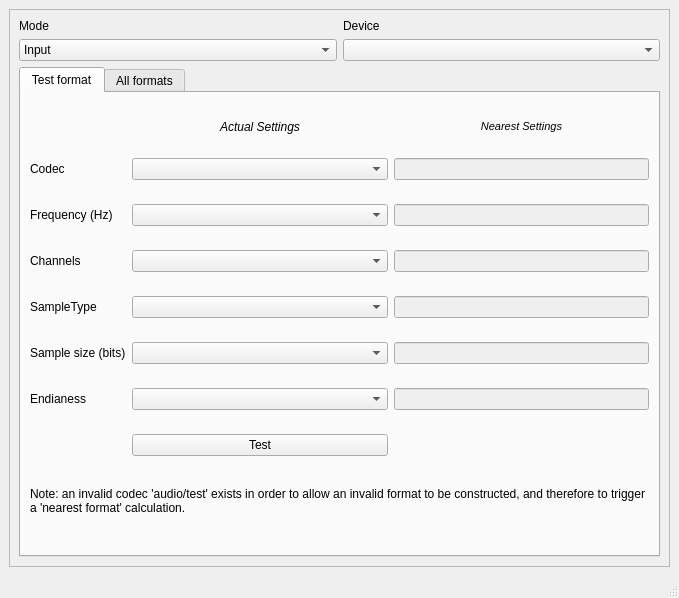
<?xml version="1.0" encoding="UTF-8"?>
<ui version="4.0">
 <class>AudioDevicesBase</class>
 <widget class="QMainWindow" name="AudioDevicesBase">
  <property name="geometry">
   <rect>
    <x>0</x>
    <y>0</y>
    <width>679</width>
    <height>598</height>
   </rect>
  </property>
  <property name="windowTitle">
   <string>Audio Devices</string>
  </property>
  <widget class="QWidget" name="centralwidget">
   <layout class="QVBoxLayout" name="verticalLayout">
    <item>
     <widget class="QScrollArea" name="scrollArea">
      <property name="sizePolicy">
       <sizepolicy hsizetype="Expanding" vsizetype="Expanding">
        <horstretch>0</horstretch>
        <verstretch>0</verstretch>
       </sizepolicy>
      </property>
      <property name="widgetResizable">
       <bool>true</bool>
      </property>
      <widget class="QWidget" name="scrollAreaWidgetContents">
       <property name="geometry">
        <rect>
         <x>0</x>
         <y>0</y>
         <width>659</width>
         <height>558</height>
        </rect>
       </property>
       <layout class="QGridLayout" name="gridLayout_4">
        <item row="0" column="0">
         <layout class="QGridLayout" name="gridLayout_2">
          <item row="0" column="0">
           <widget class="QLabel" name="modeLabel">
            <property name="text">
             <string>Mode</string>
            </property>
           </widget>
          </item>
          <item row="0" column="1">
           <widget class="QLabel" name="deviceLabel">
            <property name="text">
             <string>Device</string>
            </property>
           </widget>
          </item>
          <item row="1" column="0">
           <widget class="QComboBox" name="modeBox">
            <item>
             <property name="text">
              <string>Input</string>
             </property>
            </item>
            <item>
             <property name="text">
              <string>Output</string>
             </property>
            </item>
           </widget>
          </item>
          <item row="1" column="1">
           <widget class="QComboBox" name="deviceBox"/>
          </item>
          <item row="2" column="0" colspan="2">
           <widget class="QTabWidget" name="tabWidget">
            <property name="currentIndex">
             <number>0</number>
            </property>
            <widget class="QWidget" name="testFormatTab">
             <attribute name="title">
              <string>Test format</string>
             </attribute>
             <layout class="QGridLayout" name="gridLayout">
              <item row="0" column="1">
               <widget class="QLabel" name="actualLabel">
                <property name="sizePolicy">
                 <sizepolicy hsizetype="Preferred" vsizetype="Fixed">
                  <horstretch>0</horstretch>
                  <verstretch>0</verstretch>
                 </sizepolicy>
                </property>
                <property name="frameShape">
                 <enum>QFrame::NoFrame</enum>
                </property>
                <property name="frameShadow">
                 <enum>QFrame::Plain</enum>
                </property>
                <property name="text">
                 <string>&lt;i&gt;Actual Settings&lt;/i&gt;</string>
                </property>
                <property name="textFormat">
                 <enum>Qt::RichText</enum>
                </property>
                <property name="alignment">
                 <set>Qt::AlignCenter</set>
                </property>
               </widget>
              </item>
              <item row="0" column="2">
               <widget class="QLabel" name="nearestLabel">
                <property name="sizePolicy">
                 <sizepolicy hsizetype="Preferred" vsizetype="Fixed">
                  <horstretch>0</horstretch>
                  <verstretch>0</verstretch>
                 </sizepolicy>
                </property>
                <property name="frameShape">
                 <enum>QFrame::NoFrame</enum>
                </property>
                <property name="frameShadow">
                 <enum>QFrame::Plain</enum>
                </property>
                <property name="text">
                 <string>&lt;!DOCTYPE HTML PUBLIC &quot;-//W3C//DTD HTML 4.0//EN&quot; &quot;http://www.w3.org/TR/REC-html40/strict.dtd&quot;&gt;
&lt;html&gt;&lt;head&gt;&lt;meta name=&quot;qrichtext&quot; content=&quot;1&quot; /&gt;&lt;style type=&quot;text/css&quot;&gt;
p, li { white-space: pre-wrap; }
&lt;/style&gt;&lt;/head&gt;&lt;body style=&quot; font-family:'MS Shell Dlg 2'; font-size:8.25pt; font-weight:400; font-style:normal;&quot;&gt;
&lt;p style=&quot; margin-top:0px; margin-bottom:0px; margin-left:0px; margin-right:0px; -qt-block-indent:0; text-indent:0px;&quot;&gt;&lt;span style=&quot; font-style:italic;&quot;&gt;Nearest Settings&lt;/span&gt;&lt;/p&gt;&lt;/body&gt;&lt;/html&gt;</string>
                </property>
                <property name="textFormat">
                 <enum>Qt::RichText</enum>
                </property>
                <property name="alignment">
                 <set>Qt::AlignCenter</set>
                </property>
               </widget>
              </item>
              <item row="3" column="1">
               <widget class="QComboBox" name="frequencyBox">
                <property name="sizePolicy">
                 <sizepolicy hsizetype="Expanding" vsizetype="Fixed">
                  <horstretch>0</horstretch>
                  <verstretch>0</verstretch>
                 </sizepolicy>
                </property>
               </widget>
              </item>
              <item row="3" column="2">
               <widget class="QLineEdit" name="nearestFreq">
                <property name="enabled">
                 <bool>false</bool>
                </property>
               </widget>
              </item>
              <item row="5" column="1">
               <widget class="QComboBox" name="channelsBox"/>
              </item>
              <item row="5" column="2">
               <widget class="QLineEdit" name="nearestChannel">
                <property name="enabled">
                 <bool>false</bool>
                </property>
               </widget>
              </item>
              <item row="9" column="1">
               <widget class="QComboBox" name="sampleSizesBox"/>
              </item>
              <item row="9" column="2">
               <widget class="QLineEdit" name="nearestSampleSize">
                <property name="enabled">
                 <bool>false</bool>
                </property>
               </widget>
              </item>
              <item row="14" column="1">
               <widget class="QComboBox" name="endianBox"/>
              </item>
              <item row="14" column="2">
               <widget class="QLineEdit" name="nearestEndian">
                <property name="enabled">
                 <bool>false</bool>
                </property>
               </widget>
              </item>
              <item row="15" column="1">
               <widget class="QPushButton" name="testButton">
                <property name="text">
                 <string>Test</string>
                </property>
               </widget>
              </item>
              <item row="15" column="2">
               <widget class="QLabel" name="testResult">
                <property name="text">
                 <string/>
                </property>
               </widget>
              </item>
              <item row="3" column="0">
               <widget class="QLabel" name="actualFreqLabel">
                <property name="text">
                 <string>Frequency (Hz)</string>
                </property>
               </widget>
              </item>
              <item row="5" column="0">
               <widget class="QLabel" name="actualChannelLabel">
                <property name="text">
                 <string>Channels</string>
                </property>
               </widget>
              </item>
              <item row="9" column="0">
               <widget class="QLabel" name="actualSampleSizeLabel">
                <property name="text">
                 <string>Sample size (bits)</string>
                </property>
               </widget>
              </item>
              <item row="14" column="0">
               <widget class="QLabel" name="actualEndianLabel">
                <property name="text">
                 <string>Endianess</string>
                </property>
               </widget>
              </item>
              <item row="16" column="0" colspan="3">
               <widget class="QLabel" name="label">
                <property name="sizePolicy">
                 <sizepolicy hsizetype="Preferred" vsizetype="Fixed">
                  <horstretch>0</horstretch>
                  <verstretch>0</verstretch>
                 </sizepolicy>
                </property>
                <property name="text">
                 <string>Note: an invalid codec 'audio/test' exists in order to allow an invalid format to be constructed, and therefore to trigger a 'nearest format' calculation.</string>
                </property>
                <property name="wordWrap">
                 <bool>true</bool>
                </property>
               </widget>
              </item>
              <item row="2" column="0">
               <widget class="QLabel" name="actualCodecLabel">
                <property name="text">
                 <string>Codec</string>
                </property>
               </widget>
              </item>
              <item row="2" column="2">
               <widget class="QLineEdit" name="nearestCodec">
                <property name="enabled">
                 <bool>false</bool>
                </property>
               </widget>
              </item>
              <item row="2" column="1">
               <widget class="QComboBox" name="codecsBox"/>
              </item>
              <item row="6" column="0">
               <widget class="QLabel" name="actualSampleTypeLabel">
                <property name="text">
                 <string>SampleType</string>
                </property>
               </widget>
              </item>
              <item row="6" column="1">
               <widget class="QComboBox" name="sampleTypesBox"/>
              </item>
              <item row="6" column="2">
               <widget class="QLineEdit" name="nearestSampleType">
                <property name="enabled">
                 <bool>false</bool>
                </property>
               </widget>
              </item>
             </layout>
            </widget>
            <widget class="QWidget" name="tab">
             <attribute name="title">
              <string>All formats</string>
             </attribute>
             <layout class="QVBoxLayout" name="verticalLayout_2">
              <item>
               <widget class="QPushButton" name="populateTableButton">
                <property name="text">
                 <string>Populate table</string>
                </property>
               </widget>
              </item>
              <item>
               <widget class="QTableWidget" name="allFormatsTable">
                <property name="editTriggers">
                 <set>QAbstractItemView::NoEditTriggers</set>
                </property>
                <property name="dragDropOverwriteMode">
                 <bool>false</bool>
                </property>
                <property name="selectionMode">
                 <enum>QAbstractItemView::NoSelection</enum>
                </property>
                <property name="selectionBehavior">
                 <enum>QAbstractItemView::SelectItems</enum>
                </property>
                <property name="textElideMode">
                 <enum>Qt::ElideNone</enum>
                </property>
                <property name="sortingEnabled">
                 <bool>false</bool>
                </property>
                <property name="wordWrap">
                 <bool>false</bool>
                </property>
                <property name="cornerButtonEnabled">
                 <bool>false</bool>
                </property>
                <attribute name="horizontalHeaderHighlightSections">
                 <bool>false</bool>
                </attribute>
                <attribute name="verticalHeaderVisible">
                 <bool>false</bool>
                </attribute>
                <attribute name="verticalHeaderHighlightSections">
                 <bool>false</bool>
                </attribute>
                <attribute name="verticalHeaderVisible">
                 <bool>false</bool>
                </attribute>
                <attribute name="horizontalHeaderHighlightSections">
                 <bool>false</bool>
                </attribute>
                <attribute name="verticalHeaderHighlightSections">
                 <bool>false</bool>
                </attribute>
                <column>
                 <property name="text">
                  <string>Codec</string>
                 </property>
                 <property name="textAlignment">
                  <set>AlignHCenter|AlignVCenter|AlignCenter</set>
                 </property>
                </column>
                <column>
                 <property name="text">
                  <string>Frequency (Hz)</string>
                 </property>
                 <property name="textAlignment">
                  <set>AlignHCenter|AlignVCenter|AlignCenter</set>
                 </property>
                </column>
                <column>
                 <property name="text">
                  <string>Channels</string>
                 </property>
                 <property name="textAlignment">
                  <set>AlignHCenter|AlignVCenter|AlignCenter</set>
                 </property>
                </column>
                <column>
                 <property name="text">
                  <string>Sample type</string>
                 </property>
                 <property name="textAlignment">
                  <set>AlignHCenter|AlignVCenter|AlignCenter</set>
                 </property>
                </column>
                <column>
                 <property name="text">
                  <string>Sample size (bits)</string>
                 </property>
                 <property name="textAlignment">
                  <set>AlignHCenter|AlignVCenter|AlignCenter</set>
                 </property>
                </column>
                <column>
                 <property name="text">
                  <string>Endianness</string>
                 </property>
                 <property name="textAlignment">
                  <set>AlignHCenter|AlignVCenter|AlignCenter</set>
                 </property>
                </column>
               </widget>
              </item>
             </layout>
            </widget>
           </widget>
          </item>
         </layout>
        </item>
       </layout>
      </widget>
     </widget>
    </item>
   </layout>
  </widget>
  <widget class="QStatusBar" name="statusbar"/>
 </widget>
 <resources/>
 <connections/>
</ui>
